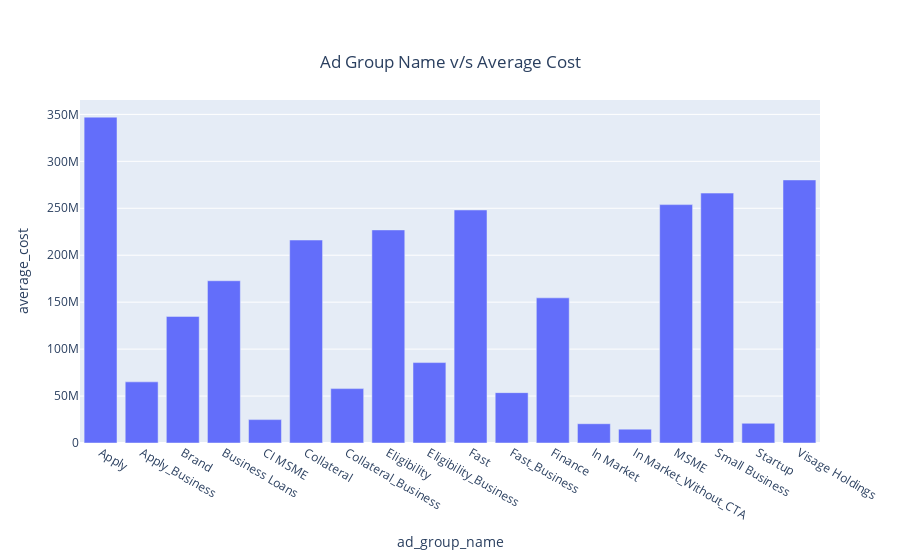

Write notebook code for a chart like this one.
### Code cell
fig = go.Figure(data=go.Bar(x = insight1['ad_group_name'],y=insight1['average_cost']))
fig.update_layout(
    title=
        {'text':"Ad Group Name v/s Average Cost",
          'y':0.9, 
          'x':0.5},
    xaxis_title="ad_group_name",
    yaxis_title="average_cost")

### Figure 1 — Plotly figure (JSON) as saved in the notebook; plotly's stock layout.template omitted (floating-point values rounded to 4 significant figures)
{"data": [{"type": "bar", "x": ["Apply", "Apply_Business", "Brand", "Business Loans", "CI MSME", "Collateral", "Collateral_Business", "Eligibility", "Eligibility_Business", "Fast", "Fast_Business", "Finance", "In Market", "In Market_Without_CTA", "MSME", "Small Business", "Startup", "Visage Holdings"], "y": [347100000.0, 65110000.0, 134800000.0, 172800000.0, 24900000.0, 216200000.0, 57920000.0, 227000000.0, 85660000.0, 248200000.0, 53640000.0, 154600000.0, 20540000.0, 14770000.0, 253900000.0, 266200000.0, 20990000.0, 280200000.0]}], "layout": {"title": {"text": "Ad Group Name v/s Average Cost", "x": 0.5, "y": 0.9}, "xaxis": {"title": {"text": "ad_group_name"}}, "yaxis": {"title": {"text": "average_cost"}}}}
